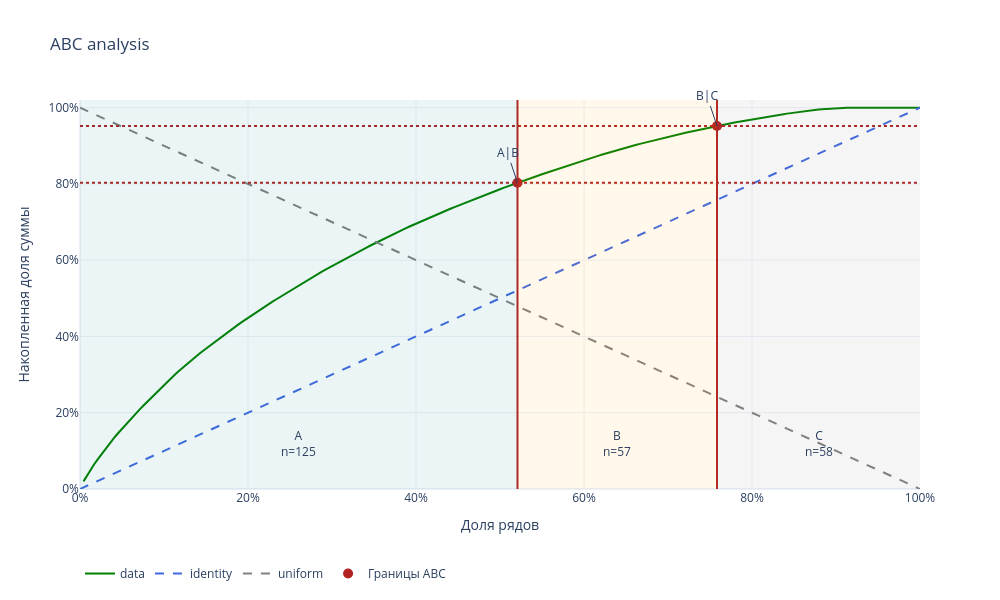

Notebook code cell kept with this figure:
### Code cell
# 1) объем спроса по паре store-product
ts_volume_values = ts_retail.groupby(ts_id_columns)['demand'].sum()

# 2) ABC-анализ (индексы A/B/C)
ts_volume_abc = abc_analysis(ts_volume_values.fillna(0).values, True)

# 3) таблица сегментов + метки
volume = ts_volume_values.reset_index(name='demand_volume')
volume['volume_group'] = 'C'
volume.loc[ts_volume_abc['A'], 'volume_group'] = 'A'
volume.loc[ts_volume_abc['B'], 'volume_group'] = 'B'

volume.head()

### Figure 1 — Plotly figure (JSON) as saved in the notebook; plotly's stock layout.template omitted (floating-point values rounded to 4 significant figures; data arrays with more than 128 entries replaced by an {"elided": "..."} marker saying what was removed)
{"data": [{"line": {"color": "green"}, "mode": "lines", "name": "data", "type": "scatter", "x": {"elided": "240 float values"}, "y": {"elided": "240 float values"}}, {"line": {"color": "royalblue", "dash": "dash"}, "mode": "lines", "name": "identity", "type": "scatter", "x": [0, 1], "y": [0, 1]}, {"line": {"color": "gray", "dash": "dash"}, "mode": "lines", "name": "uniform", "type": "scatter", "x": [0, 1], "y": [1, 0]}, {"marker": {"color": "firebrick", "size": 10}, "mode": "markers", "name": "Границы ABC", "type": "scatter", "x": [0.5208, 0.7583], "y": [0.8028, 0.9519]}], "layout": {"annotations": [{"ay": -30, "showarrow": true, "text": "A|B", "x": 0.5208, "y": 0.8028}, {"ay": -30, "showarrow": true, "text": "B|C", "x": 0.7583, "y": 0.9519}, {"showarrow": false, "text": "A<br>n=125", "x": 0.2604, "y": 0.12}, {"showarrow": false, "text": "B<br>n=57", "x": 0.6396, "y": 0.12}, {"showarrow": false, "text": "C<br>n=58", "x": 0.8792, "y": 0.12}], "height": 600, "legend": {"orientation": "h", "y": -0.18}, "shapes": [{"line": {"color": "firebrick"}, "type": "line", "x0": 0.5208, "x1": 0.5208, "xref": "x", "y0": 0, "y1": 1, "yref": "y domain"}, {"line": {"color": "firebrick", "dash": "dot"}, "type": "line", "x0": 0, "x1": 1, "xref": "x domain", "y0": 0.8028, "y1": 0.8028, "yref": "y"}, {"line": {"color": "firebrick"}, "type": "line", "x0": 0.7583, "x1": 0.7583, "xref": "x", "y0": 0, "y1": 1, "yref": "y domain"}, {"line": {"color": "firebrick", "dash": "dot"}, "type": "line", "x0": 0, "x1": 1, "xref": "x domain", "y0": 0.9519, "y1": 0.9519, "yref": "y"}, {"fillcolor": "teal", "line": {"width": 0}, "opacity": 0.08, "type": "rect", "x0": 0, "x1": 0.5208, "xref": "x", "y0": 0, "y1": 1, "yref": "y domain"}, {"fillcolor": "orange", "line": {"width": 0}, "opacity": 0.08, "type": "rect", "x0": 0.5208, "x1": 0.7583, "xref": "x", "y0": 0, "y1": 1, "yref": "y domain"}, {"fillcolor": "gray", "line": {"width": 0}, "opacity": 0.08, "type": "rect", "x0": 0.7583, "x1": 1, "xref": "x", "y0": 0, "y1": 1, "yref": "y domain"}], "title": {"text": "ABC analysis"}, "width": 1000, "xaxis": {"range": [0, 1], "tickformat": ".0%", "title": {"text": "Доля рядов"}}, "yaxis": {"range": [0, 1.02], "tickformat": ".0%", "title": {"text": "Накопленная доля суммы"}}}}
